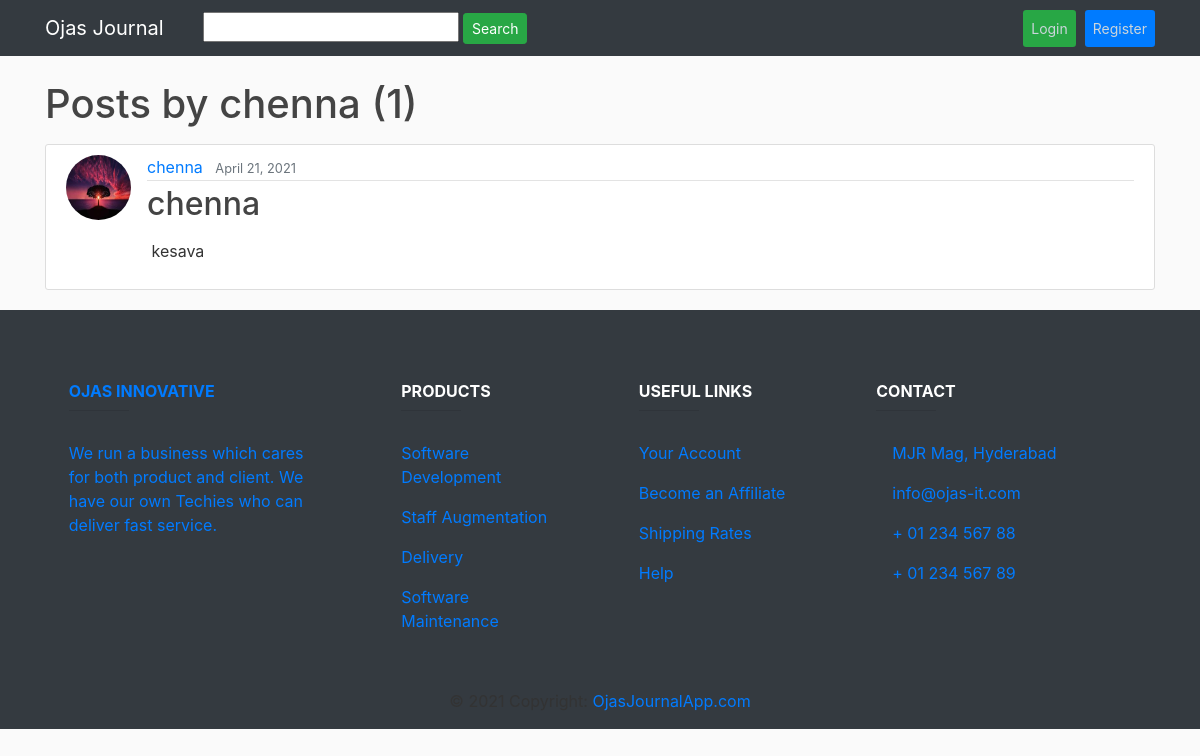
Page /user/chenna on the committed database.
### journal_app/models.py (models this page shows, shortened)
class Post(models.Model):
    STATUS_DRAFT = 1
    STATUS_PUBLISHED = 2
    STATUS_ARCHIVED = 3
    STATUSES = (
        (STATUS_DRAFT, 'Draft'),
        (STATUS_PUBLISHED, 'Published'),
        (STATUS_ARCHIVED, 'Archived'),
    )
    title = models.CharField(max_length=2000)
    content = RichTextField()
    date_posted = models.DateTimeField(default=timezone.now)
    author = models.ForeignKey(User, on_delete=models.CASCADE)
    slug = models.SlugField(max_length=255, unique=True)
    tags = models.ManyToManyField(Tag, blank=True)
    created_date = models.DateTimeField(default=timezone.now)
    updated_date = models.DateTimeField(default=timezone.now)
    published_date = models.DateTimeField(default=timezone.now)
    status = models.SmallIntegerField(choices=STATUSES)

### users/models.py (models this page shows, shortened)
class Profile(models.Model):
    user = models.OneToOneField(User, on_delete=models.CASCADE)
    image = models.ImageField(default='default.jpg', upload_to='profile_pics')

### journal_app/views.py (the view)
# urls.py: path('user/<str:username>', UserPostListView.as_view(), name='user-posts'),
class UserPostListView(ListView):
    model = Post
    template_name = 'journal_app/user_posts.html'
    context_object_name = 'posts'
    paginate_by = 5
    def get_queryset(self):
        user = get_object_or_404(User, username=self.kwargs.get('username'))
        return Post.objects.filter(author=user).order_by('-date_posted')

### journal_app/templates/journal_app/user_posts.html (shortened to what this page needs)
{% extends "journal_app/base.html" %}
{% block content %}
    <h1 class="mb-3">Posts by {{ view.kwargs.username }} ({{ page_obj.paginator.count }})</h1>
    {% for post in posts %}
        <article class="media content-section">
          <img class="rounded-circle article-img" src="{{ post.author.profile.image.url }}">
          <div class="media-body">
            <div class="article-metadata">
              <a class="mr-2" href="{% url 'user-posts' post.author.username %}">{{ post.author }}</a>
              <small class="text-muted">{{ post.date_posted|date:"F d, Y" }}</small>
            </div>
            <h2><a class="article-title" href="{% url 'post-detail' post.id %}">{{ post.title }}</a></h2>
            <p class="article-content">{{ post.content|safe |truncatewords:100}}</p>
          </div>
        </article>
    {% endfor %}
{% endblock content %}

### journal_app/static/journal_app/main.css (style rules this page uses)
body { background: #fafafa; color: #333333; margin-top: 5rem; }
h1, h2, h3, h4, h5, h6 { color: #444444; }
.content-section { background: #ffffff; padding: 10px 20px; border: 1px solid #dddddd; border-radius: 3px; margin-bottom: 20px; }
.article-title { color: #444444; }
.article-content { white-space: pre-line; }
.article-img { height: 65px; width: 65px; margin-right: 16px; }
.article-metadata { padding-bottom: 1px; margin-bottom: 4px; border-bottom: 1px solid #e3e3e3 }

### rows in the picture
Post: author.profile.image (placeholder picture), author "chenna", date_posted "April 21, 2021", title "chenna", content "kesava"

### other values in the picture
{{ view.kwargs.username }} "chenna"
{{ page_obj.paginator.count }} "1"
